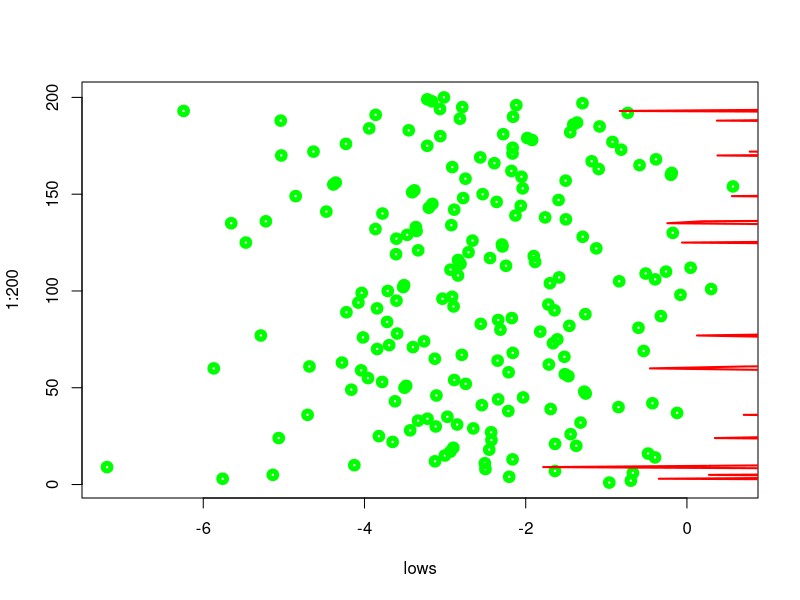

Here is the R script that generated this plot:
N = 200
n = 80
nDist39 = rnorm(n*N, 3, 9)
means39 = c()
for (i in 1:N) {
  means39 <- c(means39, mean(sample(nDist39, n)))
}

N = 200
n = 90
nDist69 = rnorm(n*N, 3, 9)
means69 = c()
for (i in 1:N) {
  means69 <- c(means69, mean(sample(nDist69, n)))
}

diffMeans <- means69 - means39
lows <- diffMeans - 1.95 * sd(diffMeans)
highs <- diffMeans + 1.95 * sd(diffMeans)
plot(lows, 1:200, col="green", lwd=5)
par(new=FALSE)
lines(highs, 1:200, col="red", lwd=2)